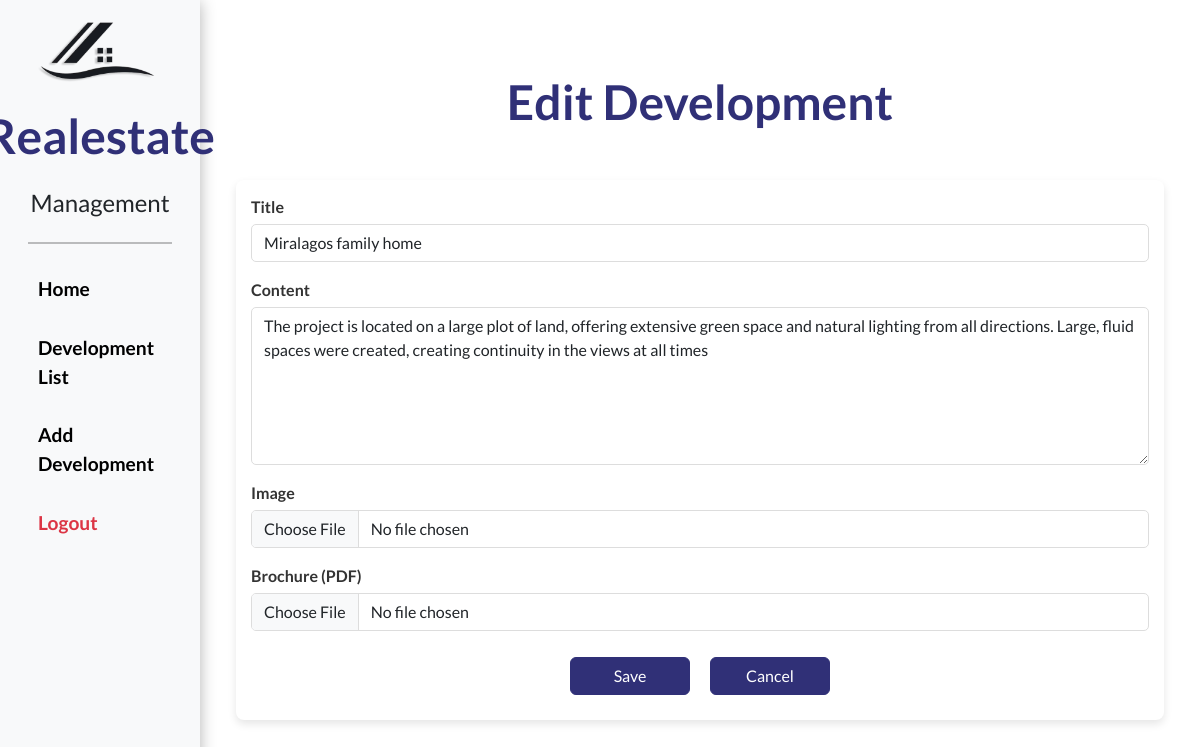
Screenshot of /management/edit/16/ (signed in) with the database file from the repository.
### realestate/models.py (models this page shows, shortened)
class development(models.Model):
    title = models.CharField(max_length=50)
    content = models.CharField(max_length=200)
    image = models.ImageField(upload_to='developments')
    brochurePaper = models.FileField(upload_to='developments_pdfs/')
    created = models.DateTimeField(auto_now_add=True)
    updated = models.DateTimeField(auto_now=True)
    class Meta:
        verbose_name = 'development'
        verbose_name_plural = 'developments'

### realestate/views.py (the view)
# urls.py: path('management/edit/<int:dev_id>/', views.edit_development, name='edit_development'),
@login_required(login_url='login')
def edit_development(request, dev_id):
    dev = get_object_or_404(development, id=dev_id)
    if request.method == 'POST':
        form = DevelopmentForm(request.POST, request.FILES, instance=dev)
        if form.is_valid():
            form.save()
            return redirect('management')
    else:
        form = DevelopmentForm(instance=dev)
    return render(request, 'realestate/edit_development.html', {'form': form, 'development': dev})

### realestate/forms.py
class DevelopmentForm(forms.ModelForm):
    class Meta:
        model = development  # Links the form to the 'development' model
        fields = ['title', 'content', 'image', 'brochurePaper']  # Specifies the fields to include
        widgets = {
            'title': forms.TextInput(attrs={
                'class': 'form-control',
                'placeholder': 'Enter the title'
            }),
            'content': forms.Textarea(attrs={
                'class': 'form-control',
                'placeholder': 'Enter the content',
                'rows': 6  # Number of rows in the text area
            }),
            'image': forms.FileInput(attrs={
                'class': 'form-control'
            }),
            'brochurePaper': forms.FileInput(attrs={
                'class': 'form-control'
            })
        }

### realestate/templates/realestate/edit_development.html (shortened to what this page needs)
{% extends "realestate/layout_development.html" %}
{% block content %}
<div class="container mt-5">
    <h1 class="text-center mb-4 logo-text">Edit Development</h1>
    <div id="development-form">
        <form method="post" enctype="multipart/form-data">
            <div class="mb-3">
                <label for="{{ form.title.id_for_label }}">Title</label>
                {{ form.title }}
            </div>
            <div class="mb-3">
                <label for="{{ form.content.id_for_label }}">Content</label>
                {{ form.content }}
            </div>
            <div class="mb-3">
                <label for="{{ form.image.id_for_label }}">Image</label>
                {{ form.image }}
            </div>
            <div class="mb-3">
                <label for="{{ form.brochurePaper.id_for_label }}">Brochure (PDF)</label>
                {{ form.brochurePaper }}
            </div>
            <div class="text-center">
                <button type="submit" class="btn">Save</button>
                <a href="{% url 'management' %}" class="btn">Cancel</a>
            </div>
        </form>
    </div>
</div>
{% endblock %}

### realestate/static/css/styleManagement.css (style rules this page uses)
* { box-sizing: border-box; }
html { scroll-behavior: smooth; }
body { font-family: 'Lato', sans-serif; margin: 0; }
h1 { font-size: 3em; font-weight: bold; }
a { text-decoration: none; }
.logo-text { color: rgb(48, 48, 119); margin: 0; padding: 25px 0px; font-weight: bold; }
textarea { resize: vertical; min-height: 200px; }
#development-form { background-color: #ffffff; padding: 15px; border-radius: 8px; box-shadow: 0 4px 8px rgba(0, 0, 0, 0.1); }
#development-form .form-control { border-color: #ddd; border-radius: 5px; }
#development-form label { font-weight: 600; color: #333; margin-bottom: 5px; display: block; text-align: left; }
#development-form .btn { width: 120px; font-size: 1em; background-color: rgb(48, 48, 119); border-color: rgb(48, 48, 119); color: #fff; margin: 10px 5px; }
#development-form .text-center { display: flex; justify-content: center; gap: 10px; }

### rows the page displays
development: title "Miralagos family home", content "The project is located on a large plot of land, offering extensive green space and natural lighting from all directions. Large, fluid spaces were created, creating continuity in the views at all times"
